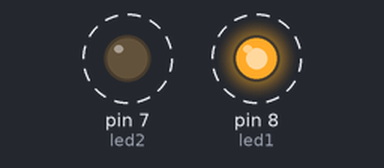
Recording of a sketch running on a simulated Arduino Uno, built with avr-gcc and run on an emulated ATmega328P. On the bench: output pins drawn as LEDs (lit = HIGH). Dashed ring = blinking.

Above: at 0.2 s.
Timing chart, 0 to 3.0 s (numbered marks = the images above):
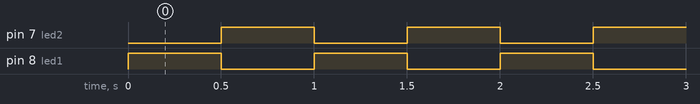

The sketch:

Blink.ino
```cpp
int led1 = 8;
int led2 = 7;
// the setup function runs once when you press reset or power the board
void setup() {
  pinMode(led1, OUTPUT);
  pinMode(led2, OUTPUT);
}

// the loop function runs over and over again forever
void loop() {
  digitalWrite(led1, 1);
    digitalWrite(led2, 0);
    delay(500);           // wait for a second
  digitalWrite(led1, 0);
    digitalWrite(led2, 1);
    delay(500);                  // wait for a second
}
```

Measured:
- by itself, pin 7 (led2), pin 8 (led1): alternates HIGH for 0.50 s and LOW for 0.50 s
